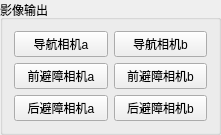
      <widget class="QGroupBox" name="groupBox_3">
       <property name="geometry">
        <rect>
         <x>10</x>
         <y>130</y>
         <width>221</width>
         <height>131</height>
        </rect>
       </property>
       <property name="title">
        <string>影像输出</string>
       </property>
       <layout class="QGridLayout" name="gridLayout_19">
        <item row="0" column="0">
         <layout class="QVBoxLayout" name="verticalLayout_6">
          <item>
           <layout class="QHBoxLayout" name="horizontalLayout_13">
            <item>
             <widget class="QPushButton" name="navi_a">
              <property name="text">
               <string>导航相机a</string>
              </property>
             </widget>
            </item>
            <item>
             <widget class="QPushButton" name="navi_b">
              <property name="text">
               <string>导航相机b</string>
              </property>
             </widget>
            </item>
           </layout>
          </item>
          <item>
           <layout class="QHBoxLayout" name="horizontalLayout_15">
            <item>
             <widget class="QPushButton" name="foravoid_a">
              <property name="text">
               <string>前避障相机a</string>
              </property>
             </widget>
            </item>
            <item>
             <widget class="QPushButton" name="foravoid_b">
              <property name="text">
               <string>前避障相机b</string>
              </property>
             </widget>
            </item>
           </layout>
          </item>
          <item>
           <layout class="QHBoxLayout" name="horizontalLayout_17">
            <item>
             <widget class="QPushButton" name="backavoid_a">
              <property name="text">
               <string>后避障相机a</string>
              </property>
             </widget>
            </item>
            <item>
             <widget class="QPushButton" name="backavoid_b">
              <property name="text">
               <string>后避障相机b</string>
              </property>
             </widget>
            </item>
           </layout>
          </item>
         </layout>
        </item>
       </layout>
      </widget>
